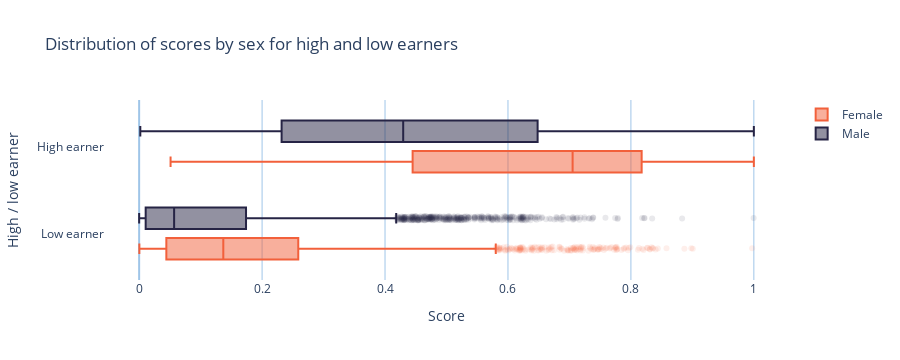

The cell this chart's notebook holds for it:
### Code cell
fig_eo_by_sex = group_box_plots(
    test_prob,
    test.sex.map(lambda x: "Male" if x else "Female"),
    groups=test.salary,
    group_names=["Low earner", "High earner"],
    title="Distribution of scores by sex for high and low earners",
    xlabel="Score",
    ylabel="High / low earner",
)
fig_eo_by_sex

### Figure 1 — Plotly figure (JSON) as saved in the notebook; plotly's stock layout.template omitted (floating-point values rounded to 4 significant figures; data arrays with more than 128 entries replaced by an {"elided": "..."} marker saying what was removed)
{"data": [{"hoverinfo": "name+x", "jitter": 0.2, "line": {"color": "#f2603b"}, "marker": {"color": "rgba(242,96,59,1)", "opacity": 0.1}, "name": "Female", "orientation": "h", "type": "box", "x": {"elided": "4913 float values"}, "y": {"elided": "4913 int values"}}, {"hoverinfo": "name+x", "jitter": 0.2, "line": {"color": "#262445"}, "marker": {"color": "rgba(38,36,69,1)", "opacity": 0.1}, "name": "Male", "orientation": "h", "type": "box", "x": {"elided": "10147 float values"}, "y": {"elided": "10147 int values"}}], "layout": {"autosize": true, "boxmode": "group", "height": 360, "hovermode": "closest", "paper_bgcolor": "rgba(0,0,0,0)", "plot_bgcolor": "rgba(0,0,0,0)", "title": {"text": "Distribution of scores by sex for high and low earners"}, "xaxis": {"fixedrange": true, "gridcolor": "rgb(159, 197, 232)", "hoverformat": ".3f", "title": {"text": "Score"}, "zerolinecolor": "rgb(159, 197, 232)"}, "yaxis": {"fixedrange": true, "gridcolor": "rgba(0,0,0,0)", "ticktext": ["Low earner", "High earner"], "tickvals": [0, 1], "title": {"text": "High / low earner"}, "zerolinecolor": "rgba(0,0,0,0)"}}}
